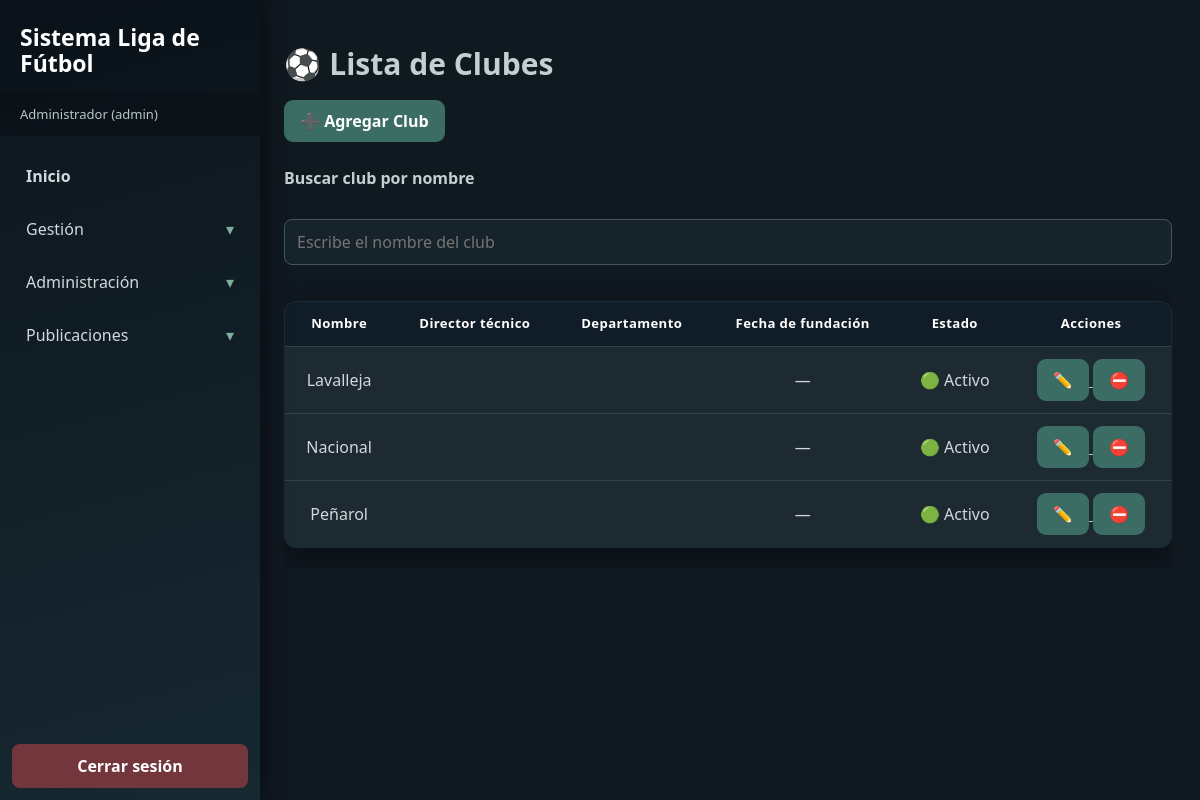
Page /clubes.php (signed in) on the committed database.
### tables this page shows
CREATE TABLE `clubes` (
  `id` int(11) NOT NULL,
  `nombre` varchar(100) DEFAULT NULL,
  `ciudad` varchar(100) DEFAULT NULL,
  `fecha_fundacion` date DEFAULT NULL,
  `director_tecnico` varchar(43) DEFAULT NULL,
  `departamento` varchar(30) DEFAULT NULL,
  `activo` tinyint(1) NOT NULL DEFAULT 1
);

### clubes.php (the view, shortened to what this page needs)
<?php
$esAdmin = ($_SESSION['rol'] ?? '') === 'admin';
require_once("conexion.php");
?>
<!DOCTYPE html>
<html lang="es">
<head>
    <link rel="stylesheet" href="estilo.css">
</head>
<body>
<?php include("menu.php"); ?>
<h2>Lista de Clubes</h2>
<div class="contenedor">
<?php if($esAdmin){ ?>
<a href="agregar_club.php">
    <button>➕ Agregar Club</button>
</a>
<br><br>
<?php } ?>
<label for="buscar-club">Buscar club por nombre</label><br>
<input type="search" id="buscar-club" placeholder="Escribe el nombre del club" autocomplete="off">
<table>
<tr>
    <th>Nombre</th>
    <th>Director técnico</th>
    <th>Departamento</th>
    <th>Fecha de fundación</th>
    <th>Estado</th>
<?php if($esAdmin){ ?>
    <th>Acciones</th>
<?php } ?>
</tr>
<?php
$consulta = mysqli_query($conn, "SELECT * FROM clubes ORDER BY nombre");
while($club = mysqli_fetch_assoc($consulta)){
?>
<tr class="fila-club">
    <td><?php echo htmlspecialchars($club["nombre"], ENT_QUOTES, "UTF-8"); ?></td>
    <td><?php echo htmlspecialchars($club["director_tecnico"] ?? "", ENT_QUOTES, "UTF-8"); ?></td>
    <td><?php echo htmlspecialchars($club["departamento"] ?? "", ENT_QUOTES, "UTF-8"); ?></td>
    <td><?php echo $club["fecha_fundacion"] ? date("d/m/Y", strtotime($club["fecha_fundacion"])) : "—"; ?></td>
    <td>
        <?php
        if($club["activo"] == 1){
            echo "🟢 Activo";
        }else{
            echo "🔴 Inactivo";
        }
        ?>
    </td>
<?php if($esAdmin){ ?>
    <td>
        <a href="agregar_club.php?id=<?php echo (int) $club["id"]; ?>">
            <button type="button" aria-label="Editar club" title="Editar club">✏️</button>
        </a>
        <a href="desactivar_club.php?id=<?php echo $club["id"]; ?>">
            <button type="button" aria-label="<?php echo $club["activo"] == 1 ? "Desactivar club" : "Activar club"; ?>" title="<?php echo $club["activo"] == 1 ? "Desactivar club" : "Activar club"; ?>">
            <?php
            if($club["activo"] == 1){
                echo "⛔";
            }else{
                echo "✅";
            }
            ?>
            </button>
        </a>
    </td>
<?php } ?>
</tr>
<?php
}
?>
</table>
</div>
</body>
</html>

### estilo.css (style rules this page uses)
:root { --azul: #3b6d64; --azul-oscuro: #101c27; --balon: #7fae9c; --tinta: #d0d9dc; --fondo: #101820; --superficie: #1d2a32; --borde: #45545d; --sombra: 0 10px 28px rgba(0, 0, 0, .4); }
* { box-sizing: border-box; }
body { -webkit-user-select: none; user-select: none; }
input, select, textarea { -webkit-user-select: text; user-select: text; }
body { min-height: 100vh; margin: 0; padding: 28px 28px 32px 284px; color: var(--tinta); cursor: default; background: var(--fondo); font: 16px/1.5 "Segoe UI", Arial, sans-serif; }
a { color: #a7c7c0; cursor: pointer; font-weight: 650; }
h2 { margin: 18px 0; color: #c3d0d3; font-size: clamp(1.5rem, 2.5vw, 2rem); line-height: 1.2; }
h2::before { content: "⚽ "; color: var(--azul); }
label { display: block; margin: 0 0 5px; color: #c3d0d3; font-weight: 700; }
input, select, textarea { width: 100%; min-height: 44px; margin: 0 0 16px; padding: 10px 12px; border: 1px solid var(--borde); border-radius: 8px; color: var(--tinta); background: #16232b; font: inherit; }
input, textarea { cursor: text; }
button, .boton { display: inline-flex; min-height: 42px; align-items: center; justify-content: center; padding: 9px 16px; border: 0; border-radius: 9px; color: #fff; background: var(--azul); cursor: pointer; font: inherit; font-weight: 750; text-decoration: none; transition: transform .18s, background .18s, box-shadow .18s; }
.contenedor { width: 100%; overflow-x: auto; }
table { width: 100%; margin: 20px 0; border-collapse: collapse; overflow: hidden; border: 1px solid var(--borde); border-radius: 12px; background: var(--superficie); box-shadow: var(--sombra); }
th, td { padding: 12px; border-bottom: 1px solid #34434b; text-align: center; }
th { color: #fff; background: var(--azul-oscuro); font-size: .82rem; letter-spacing: .03em; }
td { border-color: #34434b; }
tr:last-child td { border-bottom: 0; }

### rows in the picture
clubes: nombre "Lavalleja", activo "🟢 Activo"
clubes: nombre "Nacional", activo "🟢 Activo"
clubes: nombre "Peñarol", activo "🟢 Activo"

### other values in the picture
$usuario "Administrador"
$rolVisible "admin"
